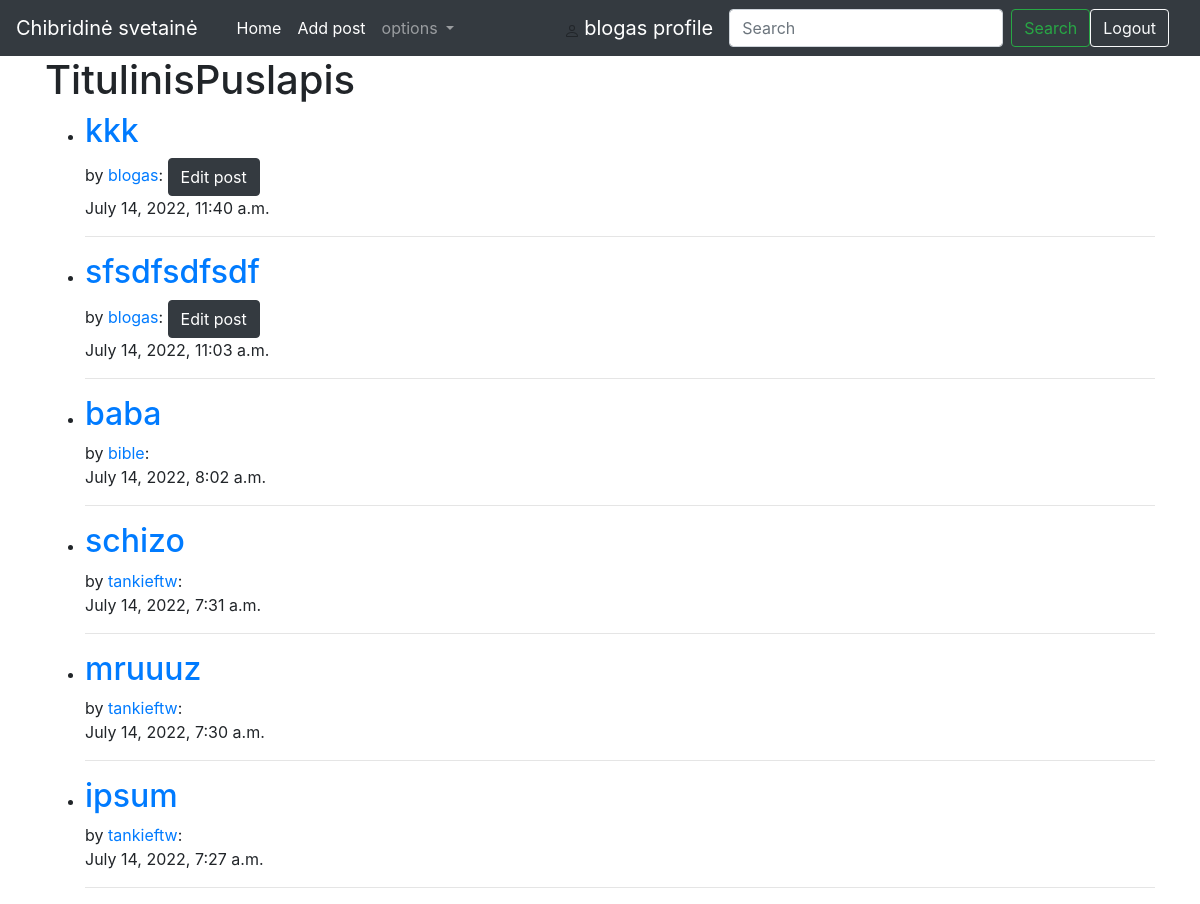
The page / (signed in) on the database its author committed.
### CCiongo/models.py (models this page shows, shortened)
class Puslapis(models.Model):
    title = models.CharField(max_length=200)
    author = models.ForeignKey(User, on_delete=models.SET_NULL, null=True, related_name='posts')
    tag = models.ManyToManyField(Tagg, related_name='posts')
    content = HTMLField(max_length=20000, null=True, blank=True)
    date_created = models.DateTimeField(auto_now_add=True ,null =True)

### CCiongo/views.py (the view)
# urls.py: path('', HomeView.as_view(), name="home"),
class HomeView(ListView):
    model = Puslapis
    template_name = 'home.html'
    ordering = ['-id']

### CCiongo/templates/home.html
{% extends 'base.html' %}
{% block content %}
<div>
    <h1>TitulinisPuslapis</h1>
    <ul>
    {% for post in object_list %}
        <li><a class="navbar-link" href="{% url 'blog' post.pk %}"><strong><h2>{{ post.title }}</h2></strong></a> by
        <a href="{% url 'author' post.author.pk %}">{{ post.author }}</a>: {% if user.is_authenticated %}{% if user.id == post.author.id %}<small><a href="{% url 'update_post' post.pk %}"><button class="btn btn-dark">Edit post</button></a></small>{% endif %}{% endif %}</li>
        {{ post.date_created }}<hr>
    {% endfor %}
    </ul>
</div>
{% endblock %}

### CCiongo/templates/base.html (shortened to what this page needs)
<!doctype html>
<html lang="en">
  <head>
    <link rel="stylesheet" href="https://cdn.jsdelivr.net/npm/bootstrap@4.4.1/dist/css/bootstrap.min.css">
  </head>
  <body>
    <nav class="navbar navbar-expand-lg navbar-dark bg-dark">
        <a class="navbar-brand">Chibridinė svetainė</a>
          <div class="container">
            <div class="collapse navbar-collapse" id="navbarSupportedContent">
              <ul class="navbar-nav mr-auto">
                <li class="nav-item active">
                  <a class="nav-link" href="{% url 'home' %}">Home <span class="sr-only">(current)</span></a>
                </li>
                  {% if user.is_authenticated %}
                  <div>
                    <ul class="navbar-nav mr-auto">
                      <li class="nav-item active">
                        <a class="nav-link" href="{% url 'addpost' %}">Add post</a>
                      </li>
                    </ul>
                  </div>
                  {% endif %}
                <li class="nav-item dropdown">
                  <a class="nav-link dropdown-toggle" href="#" id="navbarDropdown" role="button" data-toggle="dropdown" aria-haspopup="true" aria-expanded="false">
                    options
                  </a>
                </li>
              </ul>
              <form class="form-inline my-2 my-lg-0">
                {% if user.is_authenticated %}
                <div>
                  <a class="navbar-brand" href="{% url 'profile' %}">{{ user.username }} profile</a>
                </div>
                {% endif %}
                <input class="form-control mr-sm-2" type="search" placeholder="Search" aria-label="Search">
                  <button class="btn btn-outline-success my-2 my-sm-0" type="submit">Search</button>
                  {% if user.is_authenticated %}
                    <form class="form-inline my-2 my-lg-0">
                      <a href="{% url 'logout' %}" tabindex="1" class="btn btn-outline-light" type="submit">Logout</a>
                    </form>
                  {% endif %}
              </form>
            </div>
          </div>
      </nav>
<div class = 'container'>
{% block content %}
{% endblock %}
</div>
  </body>
</html>

### rows shown on the page
Puslapis: title "kkk", author "blogas", shows "Edit post", date_created "July 14, 2022, 11:40 a.m."
Puslapis: title "sfsdfsdfsdf", author "blogas", shows "Edit post", date_created "July 14, 2022, 11:03 a.m."
Puslapis: title "baba", author "bible", date_created "July 14, 2022, 8:02 a.m."
Puslapis: title "schizo", author "tankieftw", date_created "July 14, 2022, 7:31 a.m."
Puslapis: title "mruuuz", author "tankieftw", date_created "July 14, 2022, 7:30 a.m."
Puslapis: title "ipsum", author "tankieftw", date_created "July 14, 2022, 7:27 a.m."

### other values the page prints
{{ user.username }} "blogas"
